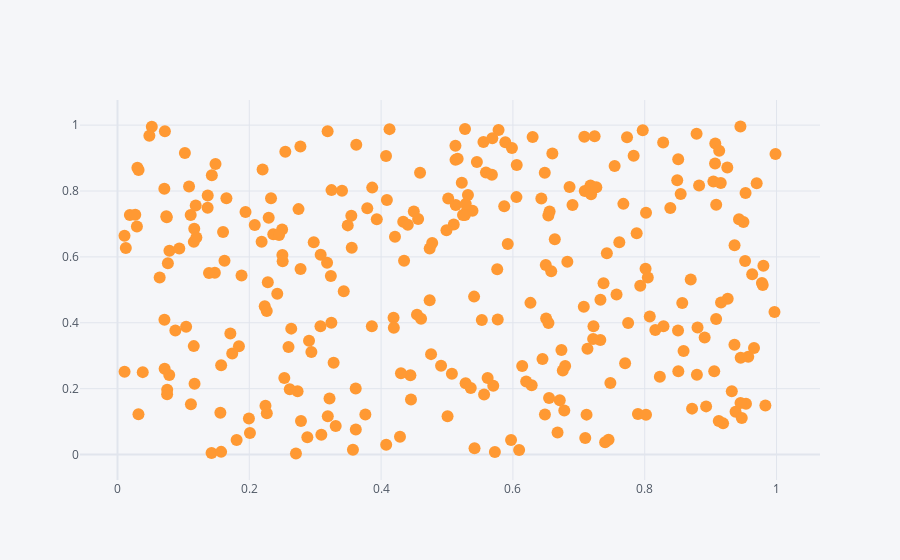

This figure's notebook cell:
### Code cell
df.iplot(x = 'a' ,y = 'b',mode = 'markers')

### Figure 1 — Plotly figure (JSON) as saved in the notebook; plotly's stock layout.template omitted (floating-point values rounded to 4 significant figures; data arrays with more than 128 entries replaced by an {"elided": "..."} marker saying what was removed)
{"data": [{"line": {"color": "rgba(255, 153, 51, 1.0)", "dash": "solid", "shape": "linear", "width": 1.3}, "marker": {"size": 12, "symbol": "circle"}, "mode": "markers", "name": "b", "text": "", "type": "scatter", "x": {"elided": "300 float values"}, "y": {"elided": "300 float values"}}], "layout": {"legend": {"bgcolor": "#F5F6F9", "font": {"color": "#4D5663"}}, "paper_bgcolor": "#F5F6F9", "plot_bgcolor": "#F5F6F9", "title": {"font": {"color": "#4D5663"}}, "xaxis": {"gridcolor": "#E1E5ED", "showgrid": true, "tickfont": {"color": "#4D5663"}, "title": {"font": {"color": "#4D5663"}, "text": ""}, "zerolinecolor": "#E1E5ED"}, "yaxis": {"gridcolor": "#E1E5ED", "showgrid": true, "tickfont": {"color": "#4D5663"}, "title": {"font": {"color": "#4D5663"}, "text": ""}, "zerolinecolor": "#E1E5ED"}}}
